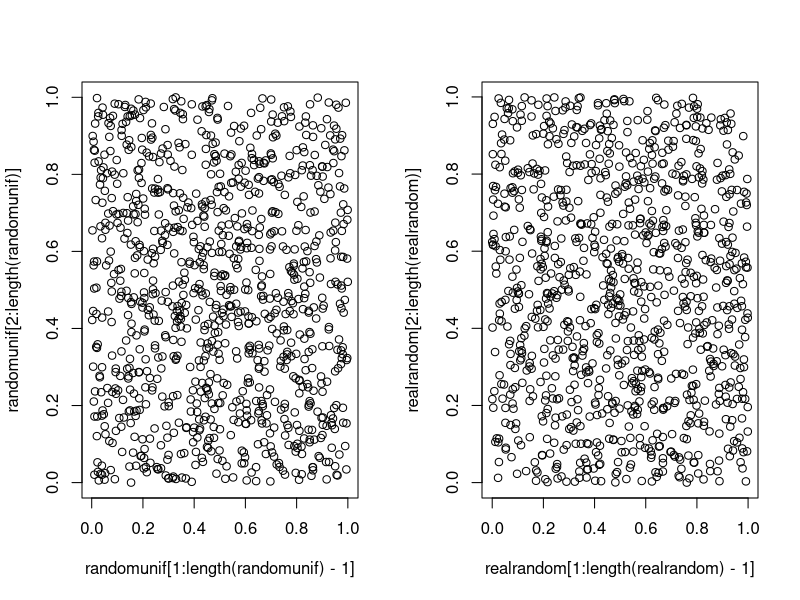
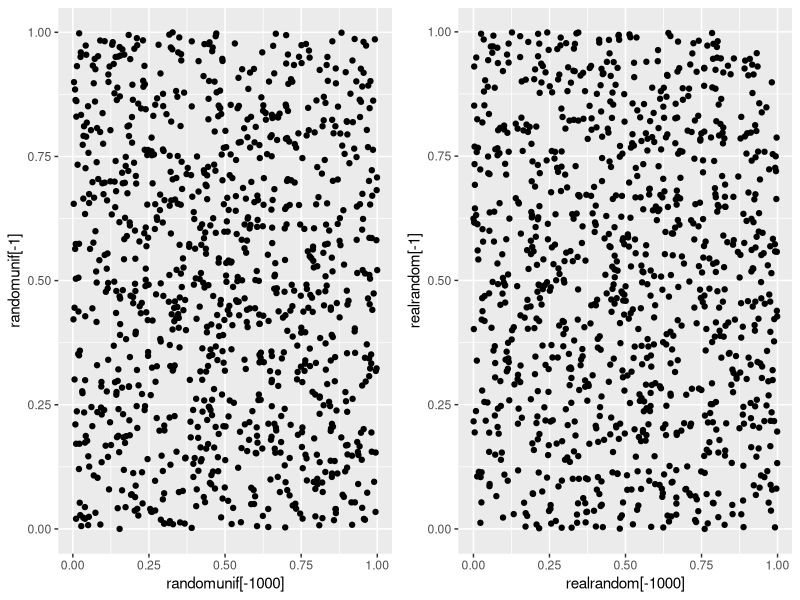

Reproduce these figures in R, in order.
LCG.setvalues <- function(x0= 4711,lala,b= 4321983212333411,m= 2^31-1){
  x0 <<-x0
  lala <<- lala
  b <<- b
  m<<-m
}
LCG.random.gen <- function(n){
  
  random.vector = rep(0,n+1)
  random.vector[1] = x0
  for(i in 2:n){
    
    random.vector[i] = (lala*random.vector[i-1] + b) %% m
  }
  return(random.vector[-1]/m)
}


LCG.setvalues(3434,13445,4321983212333411,2^31-1)
randomunif <- LCG.random.gen(1000)
realrandom <- runif(1000)
par(mfrow=c(1,2))
plot(randomunif[1:length(randomunif)-1],randomunif[2:length(randomunif)])
plot(realrandom[1:length(realrandom)-1],realrandom[2:length(realrandom)])



library(ggplot2)
library(gridExtra)

grid.arrange(
qplot(randomunif[-1000], randomunif[-1]),
qplot(realrandom[-1000], realrandom[-1]),
ncol=2
)
?"grid.arrange"
####Pruebas para verificar que tan aleatorios son mis numeros
summary(randomunif) 
sd(randomunif)


k=100
ei <- rep(1000/k, times=k)
oi <- table(trunc(k*randomunif)/k) # Easy way to compute the oi
chi2 <- sum((oi-ei)^2/ei)
pchisq(chi2, df = k-1)


k=100
ei <- rep(1000/k, times=k)
oi <- table(trunc(k*realrandom)/k) # Easy way to compute the oi
chi2 <- sum((oi-ei)^2/ei)
pchisq(chi2, df = k-1)